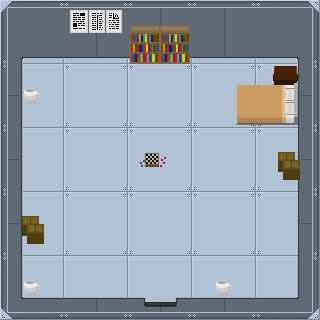

The image is a tile-based game level rendered from a .tmx file. Its description and complete source (layers, tilesets, objects, tile grids) follow:
An orthogonal 5x5 tile map with 64x64 px tiles, 3 tile layers (floor, walls, objects), 2 tilesets and 16 objects.

<map version="1.2" tiledversion="1.2.2" orientation="orthogonal" renderorder="left-down" width="5" height="5" tilewidth="64" tileheight="64" infinite="0" nextlayerid="10" nextobjectid="21">
 <tileset firstgid="1" source="BlueDolphinStructuralTiles.tsx" />
 <tileset firstgid="82" source="DetailTiles.tsx" />
 <layer id="7" name="floor" width="5" height="5">
  <data encoding="csv">
19,19,19,19,19,
19,19,19,19,19,
19,19,19,19,19,
19,19,19,19,19,
19,19,19,19,19
</data>
 </layer>
 <layer id="8" name="walls" width="5" height="5">
  <data encoding="csv">
23,28,28,28,60,
31,0,0,0,63,
31,0,0,0,63,
31,0,0,0,63,
68,65,38,65,69
</data>
 </layer>
 <layer id="9" name="objects" width="5" height="5">
  <data encoding="csv">
0,104,89,0,0,
83,0,0,124,125,
0,0,136,0,134,
134,0,0,0,0,
83,0,0,83,0
</data>
 </layer>
 <objectgroup id="5" name="collisions" visible="0">
  <object id="1" x="-0.666667" y="-1" width="322.667" height="58" />
  <object id="4" x="0" y="11" width="21" height="309.667" />
  <object id="7" x="298.5" y="28.5" width="22" height="291.5" />
  <object id="8" x="0.333333" y="306.5" width="321.167" height="14.5" />
  <object id="9" x="176.333" y="298" width="123.667" height="10" />
  <object id="10" x="17" y="298" width="127" height="10.6667" />
  <object id="11" x="194" y="57" width="59.6667" height="7" />
  <object id="12" x="273.667" y="66.6667" width="25.3333" height="58" />
  <object id="13" x="237" y="84.6667" width="36.6667" height="39.6667" />
  <object id="14" x="23.3333" y="279.667" width="16.4167" height="15.3333" />
  <object id="15" x="215" y="279.792" width="16.875" height="14.9583" />
  <object id="16" x="24" y="87.625" width="16.125" height="15.7083" />
  <object id="17" x="130" y="57" width="59.6667" height="7" />
  <object id="18" x="145" y="152.875">
   <polygon points="0,0 14,0 14.125,5.125 20.875,3.625 21.125,6.25 19.5,11.5 16.625,14.75 11.5,14.125 -4.5,14.375 -5.5,9.75 -1.75,6.875 -0.125,5.75" />
  </object>
  <object id="19" x="301.75" y="152.25">
   <polygon points="0,0 -24.5,-0.25 -24.25,18.25 -19,27.25 2.25,28.5" />
  </object>
  <object id="20" x="18.75" y="215.25">
   <polygon points="0,0 21,0.5 25,8.5 25.5,29 0,29" />
  </object>
 </objectgroup>
</map>